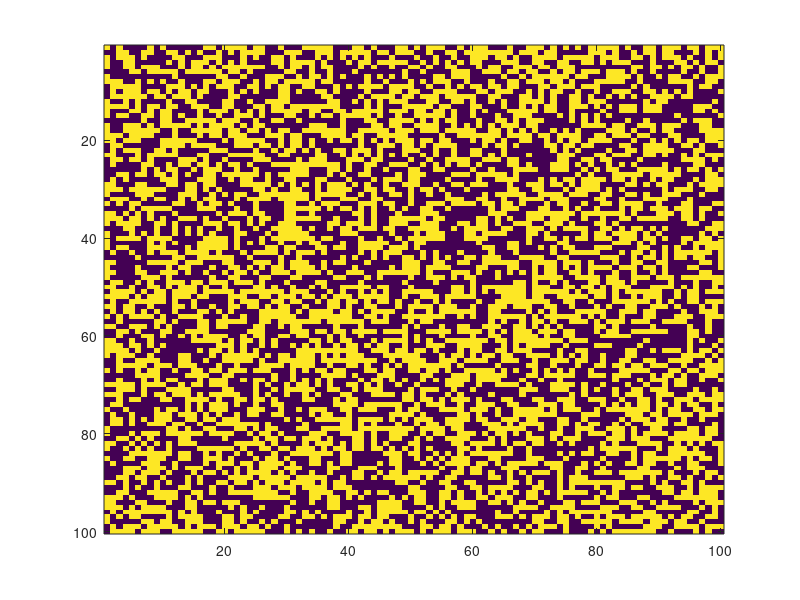

MATLAB code to generate this figure: (Note: this script raises an error after producing the figure.)

function [] = game_of_life()
current_gen = randi([0,1],100);
imagesc(current_gen); %creates an initial generation matrix of random 0’s and 1’s

while true
    [new_gen] = check_neighbors(current_gen);
    current_gen = new_gen;
end

end

function [] = show_stuff(new_gen)
imagesc(new_gen);
colormap gray
axis off
drawnow
end
